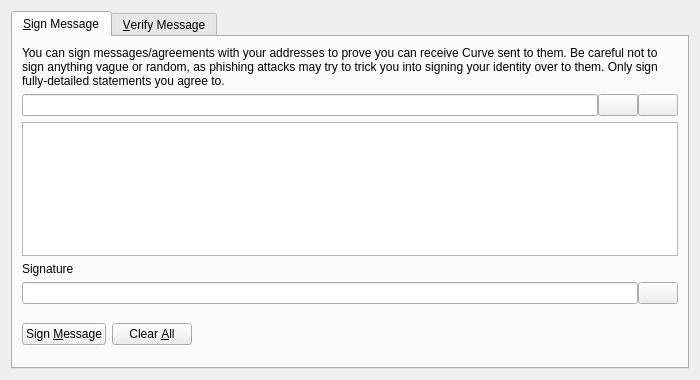
<?xml version="1.0" encoding="UTF-8"?>
<ui version="4.0">
 <class>SignVerifyMessageDialog</class>
 <widget class="QDialog" name="SignVerifyMessageDialog">
  <property name="geometry">
   <rect>
    <x>0</x>
    <y>0</y>
    <width>700</width>
    <height>380</height>
   </rect>
  </property>
  <property name="windowTitle">
   <string>Signatures - Sign / Verify a Message</string>
  </property>
  <property name="modal">
   <bool>true</bool>
  </property>
  <layout class="QVBoxLayout" name="verticalLayout">
   <item>
    <widget class="QTabWidget" name="tabWidget">
     <property name="currentIndex">
      <number>0</number>
     </property>
     <widget class="QWidget" name="tabSignMessage">
      <attribute name="title">
       <string>&amp;Sign Message</string>
      </attribute>
      <layout class="QVBoxLayout" name="verticalLayout_SM">
       <item>
        <widget class="QLabel" name="infoLabel_SM">
         <property name="text">
          <string>You can sign messages/agreements with your addresses to prove you can receive Curve sent to them. Be careful not to sign anything vague or random, as phishing attacks may try to trick you into signing your identity over to them. Only sign fully-detailed statements you agree to.</string>
         </property>
         <property name="textFormat">
          <enum>Qt::PlainText</enum>
         </property>
         <property name="wordWrap">
          <bool>true</bool>
         </property>
        </widget>
       </item>
       <item>
        <layout class="QHBoxLayout" name="horizontalLayout_1_SM">
         <property name="spacing">
          <number>0</number>
         </property>
         <item>
          <widget class="QValidatedLineEdit" name="addressIn_SM">
           <property name="toolTip">
            <string>The Curve address to sign the message with</string>
           </property>
          </widget>
         </item>
         <item>
          <widget class="QPushButton" name="addressBookButton_SM">
           <property name="toolTip">
            <string>Choose previously used address</string>
           </property>
           <property name="text">
            <string/>
           </property>
           <property name="shortcut">
            <string>Alt+A</string>
           </property>
           <property name="autoDefault">
            <bool>false</bool>
           </property>
          </widget>
         </item>
         <item>
          <widget class="QPushButton" name="pasteButton_SM">
           <property name="toolTip">
            <string>Paste address from clipboard</string>
           </property>
           <property name="text">
            <string/>
           </property>
           <property name="shortcut">
            <string>Alt+P</string>
           </property>
           <property name="autoDefault">
            <bool>false</bool>
           </property>
          </widget>
         </item>
        </layout>
       </item>
       <item>
        <widget class="QPlainTextEdit" name="messageIn_SM">
         <property name="toolTip">
          <string>Enter the message you want to sign here</string>
         </property>
        </widget>
       </item>
       <item>
        <widget class="QLabel" name="signatureLabel_SM">
         <property name="text">
          <string>Signature</string>
         </property>
         <property name="textFormat">
          <enum>Qt::PlainText</enum>
         </property>
        </widget>
       </item>
       <item>
        <layout class="QHBoxLayout" name="horizontalLayout_2_SM">
         <property name="spacing">
          <number>0</number>
         </property>
         <item>
          <widget class="QLineEdit" name="signatureOut_SM">
           <property name="font">
            <font>
             <italic>true</italic>
            </font>
           </property>
           <property name="readOnly">
            <bool>true</bool>
           </property>
          </widget>
         </item>
         <item>
          <widget class="QPushButton" name="copySignatureButton_SM">
           <property name="toolTip">
            <string>Copy the current signature to the system clipboard</string>
           </property>
           <property name="text">
            <string/>
           </property>
           <property name="autoDefault">
            <bool>false</bool>
           </property>
          </widget>
         </item>
        </layout>
       </item>
       <item>
        <layout class="QHBoxLayout" name="horizontalLayout_3_SM">
         <item>
          <widget class="QPushButton" name="signMessageButton_SM">
           <property name="toolTip">
            <string>Sign the message to prove you own this Curve address</string>
           </property>
           <property name="text">
            <string>Sign &amp;Message</string>
           </property>
           <property name="autoDefault">
            <bool>false</bool>
           </property>
          </widget>
         </item>
         <item>
          <widget class="QPushButton" name="clearButton_SM">
           <property name="toolTip">
            <string>Reset all sign message fields</string>
           </property>
           <property name="text">
            <string>Clear &amp;All</string>
           </property>
           <property name="autoDefault">
            <bool>false</bool>
           </property>
          </widget>
         </item>
         <item>
          <spacer name="horizontalSpacer_1_SM">
           <property name="orientation">
            <enum>Qt::Horizontal</enum>
           </property>
           <property name="sizeHint" stdset="0">
            <size>
             <width>40</width>
             <height>48</height>
            </size>
           </property>
          </spacer>
         </item>
         <item>
          <widget class="QLabel" name="statusLabel_SM">
           <property name="font">
            <font>
             <weight>75</weight>
             <bold>true</bold>
            </font>
           </property>
           <property name="text">
            <string/>
           </property>
           <property name="wordWrap">
            <bool>true</bool>
           </property>
          </widget>
         </item>
         <item>
          <spacer name="horizontalSpacer_2_SM">
           <property name="orientation">
            <enum>Qt::Horizontal</enum>
           </property>
           <property name="sizeHint" stdset="0">
            <size>
             <width>40</width>
             <height>48</height>
            </size>
           </property>
          </spacer>
         </item>
        </layout>
       </item>
      </layout>
     </widget>
     <widget class="QWidget" name="tabVerifyMessage">
      <attribute name="title">
       <string>&amp;Verify Message</string>
      </attribute>
      <layout class="QVBoxLayout" name="verticalLayout_VM">
       <item>
        <widget class="QLabel" name="infoLabel_VM">
         <property name="text">
          <string>Enter the receiver's address, message (ensure you copy line breaks, spaces, tabs, etc. exactly) and signature below to verify the message. Be careful not to read more into the signature than what is in the signed message itself, to avoid being tricked by a man-in-the-middle attack. Note that this only proves the signing party receives with the address, it cannot prove sendership of any transaction!</string>
         </property>
         <property name="textFormat">
          <enum>Qt::PlainText</enum>
         </property>
         <property name="alignment">
          <set>Qt::AlignLeading|Qt::AlignLeft|Qt::AlignTop</set>
         </property>
         <property name="wordWrap">
          <bool>true</bool>
         </property>
        </widget>
       </item>
       <item>
        <layout class="QHBoxLayout" name="horizontalLayout_1_VM">
         <property name="spacing">
          <number>0</number>
         </property>
         <item>
          <widget class="QValidatedLineEdit" name="addressIn_VM">
           <property name="toolTip">
            <string>The Curve address the message was signed with</string>
           </property>
          </widget>
         </item>
         <item>
          <widget class="QPushButton" name="addressBookButton_VM">
           <property name="toolTip">
            <string>Choose previously used address</string>
           </property>
           <property name="text">
            <string/>
           </property>
           <property name="shortcut">
            <string>Alt+A</string>
           </property>
           <property name="autoDefault">
            <bool>false</bool>
           </property>
          </widget>
         </item>
        </layout>
       </item>
       <item>
        <widget class="QPlainTextEdit" name="messageIn_VM"/>
       </item>
       <item>
        <widget class="QValidatedLineEdit" name="signatureIn_VM"/>
       </item>
       <item>
        <layout class="QHBoxLayout" name="horizontalLayout_2_VM">
         <item>
          <widget class="QPushButton" name="verifyMessageButton_VM">
           <property name="toolTip">
            <string>Verify the message to ensure it was signed with the specified Curve address</string>
           </property>
           <property name="text">
            <string>Verify &amp;Message</string>
           </property>
           <property name="autoDefault">
            <bool>false</bool>
           </property>
          </widget>
         </item>
         <item>
          <widget class="QPushButton" name="clearButton_VM">
           <property name="toolTip">
            <string>Reset all verify message fields</string>
           </property>
           <property name="text">
            <string>Clear &amp;All</string>
           </property>
           <property name="autoDefault">
            <bool>false</bool>
           </property>
          </widget>
         </item>
         <item>
          <spacer name="horizontalSpacer_1_VM">
           <property name="orientation">
            <enum>Qt::Horizontal</enum>
           </property>
           <property name="sizeHint" stdset="0">
            <size>
             <width>40</width>
             <height>48</height>
            </size>
           </property>
          </spacer>
         </item>
         <item>
          <widget class="QLabel" name="statusLabel_VM">
           <property name="font">
            <font>
             <weight>75</weight>
             <bold>true</bold>
            </font>
           </property>
           <property name="text">
            <string/>
           </property>
           <property name="wordWrap">
            <bool>true</bool>
           </property>
          </widget>
         </item>
         <item>
          <spacer name="horizontalSpacer_2_VM">
           <property name="orientation">
            <enum>Qt::Horizontal</enum>
           </property>
           <property name="sizeHint" stdset="0">
            <size>
             <width>40</width>
             <height>48</height>
            </size>
           </property>
          </spacer>
         </item>
        </layout>
       </item>
      </layout>
     </widget>
    </widget>
   </item>
  </layout>
 </widget>
 <customwidgets>
  <customwidget>
   <class>QValidatedLineEdit</class>
   <extends>QLineEdit</extends>
   <header>qvalidatedlineedit.h</header>
  </customwidget>
 </customwidgets>
 <resources>
  <include location="../curve.qrc"/>
 </resources>
 <connections/>
</ui>
